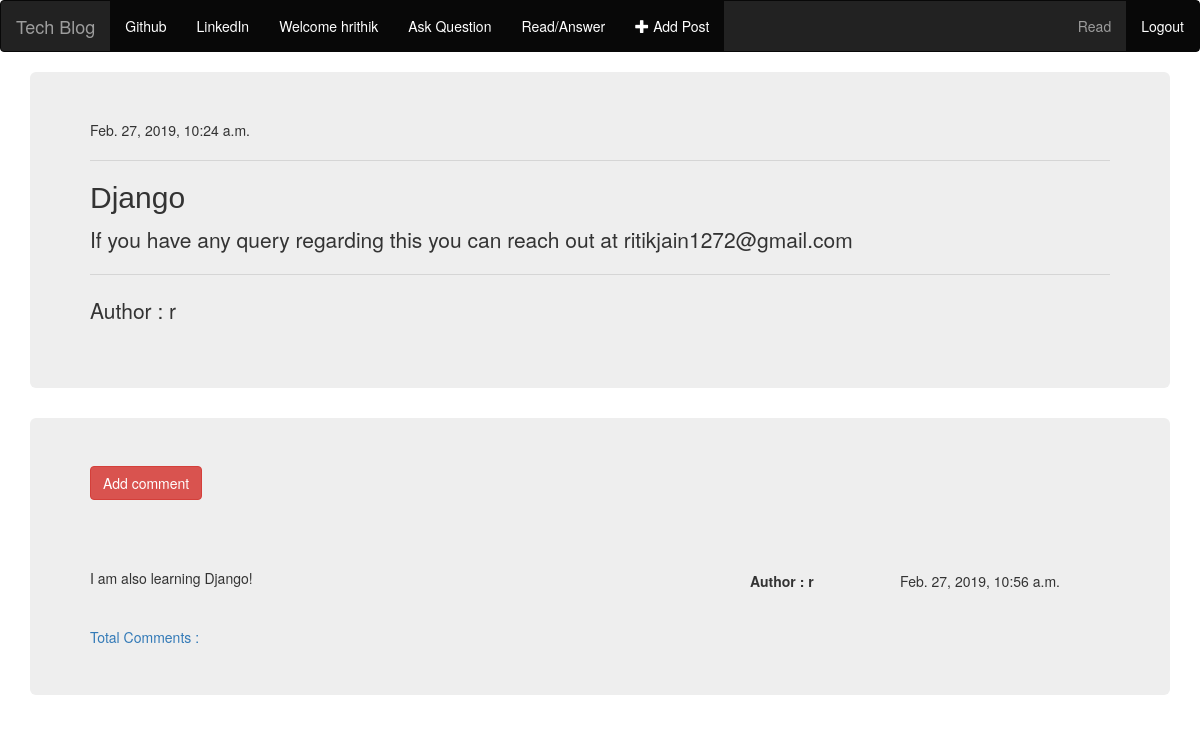
/post_detail/23/ (signed in), run on the app's committed database.
### basic_app/models.py (models this page shows, shortened)
class Ask(models.Model):
	author = models.ForeignKey('auth.User', on_delete = models.CASCADE)
	title = models.CharField(max_length = 15)
	text = models.TextField()
	created_date = models.DateTimeField(default = timezone.now)
	gihub_link = models.CharField(max_length = 100)
	linked_link = models.CharField(max_length = 100)

class Comment(models.Model):
	post = models.ForeignKey('basic_app.Ask', on_delete = models.CASCADE,related_name = 'comments')
	author = models.CharField(max_length = 20)
	created_date = models.DateTimeField(default = timezone.now)
	text = models.TextField()
	approved_comment = models.BooleanField(default = False)

### basic_app/views.py (the view)
# urls.py: path('post_detail/<int:pk>/', views.post_detail, name=  'post_detail'),
def post_detail(request,pk):
	post = get_object_or_404(Ask,pk=pk)
	return render(request, 'basic_app/post_detail.html', {'post' : post})

### basic_app/templates/basic_app/post_detail.html (shortened to what this page needs)
{% extends 'basic_app/base.html' %}
{% block content %}
<div class = "container">
	<div class = "jumbotron">
		<div class = "date">
		{{post.created_date}}
	</div>
		<hr>
		<h2 style = 'font-family: sans-serif;'>{{post.title}}</h2>
		<p>{{post.text|linebreaksbr}}</p>
		<hr>
		<p>Author : {{post.author}}</p>
	</div>
	<div class = "jumbotron">
		<div class ="comment">
		<a class = "btn btn-danger" href = "{% url 'add_comment_to_post' pk=post.pk %}">Add comment</a><br><hr><br>
		{% if user.is_authenticated or comment.approved_comment %}
		{% for comment in post.comments.all %}
		<div class ="comment">
			<div class = "created_date" style = "position: absolute;left: 900px;">{{comment.created_date}}</div>
				<strong style = 'position: absolute;left : 750px;'>Author : {{comment.author}}</strong>
				<h5>{{comment.text}}</h5>
		</div>
		<hr>
		{% empty %}
			<p>No comments here yet :( Add a comment ^_^</p>
				{% endfor %}
				{% endif %}
				<a style = "text-decoration: none;" >Total Comments : {{post.approved_comments.count}}</a>
			</div>
		</div>
	</div>
{% endblock %}

### basic_app/templates/basic_app/base.html (shortened to what this page needs)
<!DOCTYPE html>
<html>
<head>
	<link rel="stylesheet" href="https://maxcdn.bootstrapcdn.com/bootstrap/3.4.0/css/bootstrap.min.css">
</head>
<body>
	<nav class = "navbar navbar-inverse">
		<div class = "container-fluid">
			<div class = "navbar-header">
				<a class = "navbar-brand" href = "{% url 'index' %}">Tech Blog</a>
			</div>
			<ul class = "nav navbar-nav">
				{% if user.is_authenticated %}
					<li class ="active"><a href = "{{request.user.github_link}}">Github</a></li>
					<li class ="active"><a href = "{{request.user.linked_link}}">LinkedIn</a></li>
					<li class = "active"><a> Welcome {{request.user.username}}</a></li>
					<li class ="active"><a href = "{% url 'askQuestion' %}">Ask Question</a></li>
					<li class ="active"><a href = "{% url 'Answer' %}">Read/Answer</a></li>
					<li class = "active"><a href = "{% url 'post' %}"><span class="glyphicon glyphicon-plus"></span> Add Post</a></ul>
				{% endif %}
			<ul class = "nav navbar-nav navbar-right">
				{% if user.is_authenticated %}
				<li><a href="{% url 'ques' %}">Read</a></li>
				<li class = "active"><a href = "{% url 'logout' %}">Logout</a></li>
				{% else %}
				<li><a href="{% url 'register' %}"><span class = "glyphicon glyphicon-user"></span> Register</a></li>
				<li><a href="{% url 'login' %}"><span class = "glyphicon glyphicon-log-in"></span>Login</a></li>
				{% endif %}
				</ul>
		</div>
	</nav>
{% block content %}{% endblock %}
</body>
</html>

### data on the page
Ask: created_date "Feb. 27, 2019, 10:24 a.m.", title "Django", text "If you have any query regarding this you can reach out at ritikjain1272@gmail.com", author "r"
Comment: created_date "Feb. 27, 2019, 10:56 a.m.", author "r", text "I am also learning Django!"

### other printed values
{{ request.user.username }} "hrithik"
